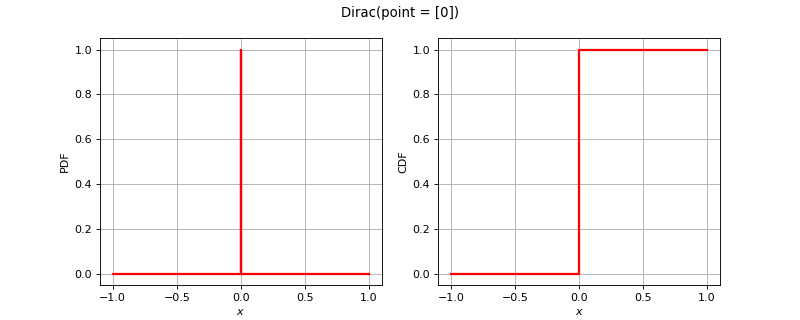

The Python source for this figure:
import openturns as ot
from matplotlib import pyplot as plt
from openturns.viewer import View
if ot.Dirac().__class__.__name__ == 'Bernoulli':
    distribution = ot.Bernoulli(0.7)
elif ot.Dirac().__class__.__name__ == 'Binomial':
    distribution = ot.Binomial(5, 0.2)
elif ot.Dirac().__class__.__name__ == 'Hypergeometric':
    distribution = ot.Hypergeometric(10, 4, 7)
elif ot.Dirac().__class__.__name__ == 'CumulativeDistributionNetwork':
    coll = [ot.Normal(2),ot.Dirichlet([0.5, 1.0, 1.5])]
    distribution = ot.CumulativeDistributionNetwork(coll, ot.BipartiteGraph([[0,1], [0,1]]))
elif ot.Dirac().__class__.__name__ == 'Histogram':
    distribution = ot.Histogram([-1.0, 0.5, 1.0, 2.0], [0.45, 0.4, 0.15])
elif ot.Dirac().__class__.__name__ == 'KernelMixture':
    kernel = ot.Uniform()
    sample = ot.Normal().getSample(5)
    bandwith = [1.0]
    distribution = ot.KernelMixture(kernel, bandwith, sample)
elif ot.Dirac().__class__.__name__ == 'MaximumDistribution':
    coll = [ot.Uniform(2.5, 3.5), ot.LogUniform(1.0, 1.2), ot.Triangular(2.0, 3.0, 4.0)]
    distribution = ot.MaximumDistribution(coll)
elif ot.Dirac().__class__.__name__ == 'Multinomial':
    distribution = ot.Multinomial(5, [0.2])
elif ot.Dirac().__class__.__name__ == 'RandomMixture':
    coll = [ot.Triangular(0.0, 1.0, 5.0), ot.Uniform(-2.0, 2.0)]
    weights = [0.8, 0.2]
    cst = 3.0
    distribution = ot.RandomMixture(coll, weights, cst)
elif ot.Dirac().__class__.__name__ == 'TruncatedDistribution':
    distribution = ot.TruncatedDistribution(ot.Normal(2.0, 1.5), 1.0, 4.0)
elif ot.Dirac().__class__.__name__ == 'UserDefined':
    distribution = ot.UserDefined([[1.0], [2.0], [3.0]], [0.4, 0.5, 1.0])
elif ot.Dirac().__class__.__name__ == 'ZipfMandelbrot':
    distribution = ot.ZipfMandelbrot(10, 2.5, 0.3)
else:
    distribution = ot.Dirac()
dimension = distribution.getDimension()
title = str(distribution)[:100].split('\n')[0]
if dimension == 1:
    distribution.setDescription(['$x$'])
    pdf_graph = distribution.drawPDF()
    cdf_graph = distribution.drawCDF()
    fig = plt.figure(figsize=(10, 4))
    pdf_axis = fig.add_subplot(121)
    cdf_axis = fig.add_subplot(122)
    View(pdf_graph, figure=fig, axes=[pdf_axis], add_legend=False)
    View(cdf_graph, figure=fig, axes=[cdf_axis], add_legend=False)
    fig.suptitle(title)
elif dimension == 2:
    distribution.setDescription(['$x_1$', '$x_2$'])
    pdf_graph = distribution.drawPDF()
    pdf_graph.setTitle(title)
    fig = plt.figure(figsize=(10, 5))
    pdf_axis = fig.add_subplot(111)
    View(pdf_graph, figure=fig, axes=[pdf_axis], add_legend=False, square_axes=False)
